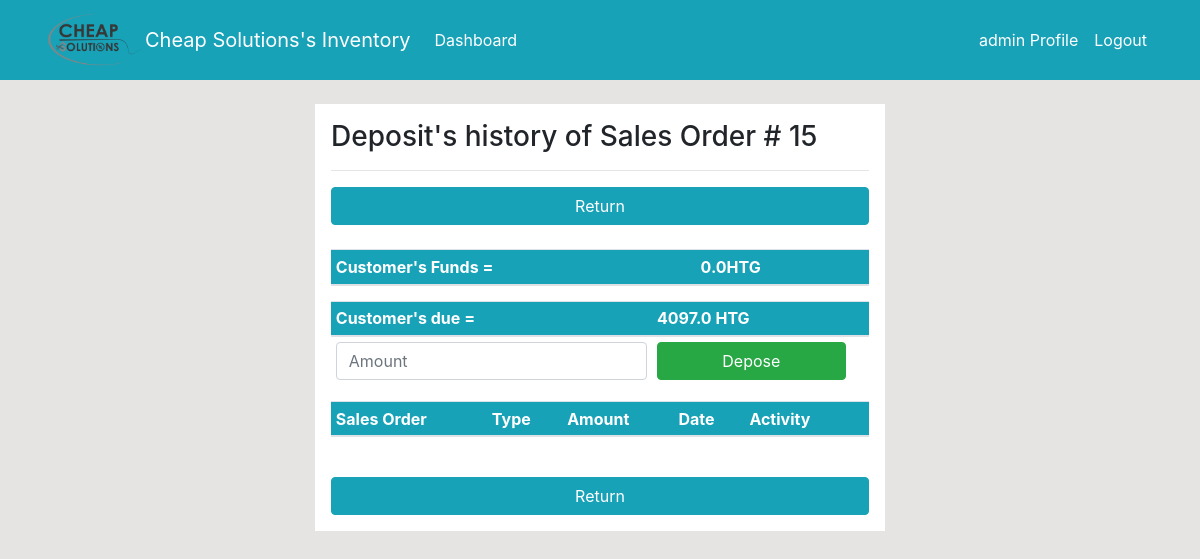
/invoices/deposit/show/15/ (signed in), run on the app's committed database.
### dashboard/models.py (models this page shows, shortened)
class Invoice(models.Model):
    Type   = models.CharField('Invoice Type',
                                   max_length = 50,
                                   choices = Invoice_Type,
                                   null = True)
    client = models.ForeignKey(Customer, on_delete=models.SET_NULL, null=True)
    name_backup = models.CharField(max_length=500, null = True)
    email_backup = models.EmailField(max_length=254, null=True)
    phone_backup = models.PositiveIntegerField(null=True)
    address_backup = models.CharField(max_length=500, null=True )
    PoNumber = models.IntegerField('P.O Number',null=True)
    PaymentType = models.CharField('Payment Type',
                                   max_length=50,
                                   choices=Payment_Type,
                                   null=True)
    Date   = models.DateTimeField('Date',
                              default=datetime.now, blank=True
                              )
    Total = models.FloatField(null=True, default = 0.0)
    discount = models.FloatField('Discount',null=True, default = 0.0)
    Balance = models.FloatField(null=True)
    currency = models.CharField(max_length=50, choices=Currency_Category,default='HTG',null=True)
    class Meta:
        ordering = ('Date',)

class Customer(models.Model):
    name = models.CharField(max_length=500, unique=True, null =True)
    email = models.EmailField(max_length=254, null=True, default = 'default@default.com')
    phone = models.PositiveIntegerField(null=True, default = 0)
    address = models.CharField(max_length=500, default ='--------', null =True)
    Funds = models.FloatField(null=True, default = 0.0)

### dashboard/decorators.py (the view)
        def wrapper(request, *args, **kwargs):
            group = None
            if request.user.groups.exists():
                group = request.user.groups.all()[0].name
            if group in allowed_roles:
                return view_func(request, *args, **kwargs)
            else:
                return HttpResponse('You are not authorized to view this page')

### templates/dashboard/invoice_deposit.html (shortened to what this page needs)
{% extends 'partials/base.html' %}
{% load crispy_forms_tags %}
{% block content %}
<div class="row my-4">
    <div class="col-md-6 offset-md-3 p-3 bg-white">
        <h3>Deposit's history of {{invoice.Type}} # {{invoice.id}}</h3>
        <hr>
        <a class="btn btn-info btn-block" href="{% url 'dashboard-invoices-edit-product' invoice.id %}">Return</a>
        <br>
        <table class="table table-hover table-sm bg-white search-table" >
            <thead class="bg-info text-white">
                <tr>
                    <th scope ="col">Customer's Funds = </th>
                    <th scope="col">{{invoice.client.Funds}}{{invoice.currency}}</th>
                    <th scope="col"></th>
                </tr>
            </thead>
        </table>
        <table class="table table-hover table-sm bg-white search-table" >
            <thead class="bg-info text-white">
                <tr>
                    <th scope ="col">Customer's due = </th>
                    <th scope="col">{{balance}} {{invoice.currency}}</th>
                    <th scope="col"></th>
                </tr>
            </thead>
            <tbody>
                    <form class="" action="{% url 'dashboard-invoices-deposit-add' invoice.id %}" method="POST">
                      <tr>
                        {% if balance > 0 %}
                           <td>
                             <input class="form-control " name="amount" type="number" step="0.01"  min="0" max="{{balance}}" id="input_value" placeholder="Amount">
                           </td>
                           <td><input class="btn btn-success btn-block" name="depose" type="submit" value="Depose"></td>
                           {% endif %}
                       </tr>
                    </form>
            </tbody>
        </table>
        <table class="table table-hover table-sm bg-white search-table" >
            <thead class="bg-info text-white">
                <tr>
                    <th scope="col" >{{invoice.Type}}</th>
                    <th scope="col" >Type</th>
                    <th scope="col">Amount</th>
                    <th scope ="col">Date</th>
                    <th scope="col">Activity</th>
                    <th scope="col"></th>
                </tr>
            </thead>
        </table>
        <br>
        <a class="btn btn-info btn-block" href="{% url 'dashboard-invoices-edit-product' invoice.id %}">Return</a>
    </div>
</div>
{% endblock %}

### templates/partials/nav.html (shortened to what this page needs)
{% load static %}
<nav class="navbar navbar-expand-lg navbar-info bg-info">
    <div class="container">
        <img class="img2" src="{% static '/img/Cheap solution logo.png' %}" alt="Cheap Solutions" style="width: 100%; max-width: 100px" />
        <a class="navbar-brand text-white" href="{% url 'dashboard-index' %}">Cheap Solutions's Inventory</a>
        {% if user.is_authenticated %}
        <div class="collapse navbar-collapse" id="navbarSupportedContent">
            <ul class="navbar-nav mr-auto">
                <li class="nav-item active">
                    <a class="nav-link text-white" href="{% url 'dashboard-index' %}">Dashboard </a>
                </li>
            </ul>
            <ul class="navbar-nav ml-auto">
                <li class="nav-item active">
                    <a class="nav-link text-white" href="{% url 'user-profile' %}">{{ user.username }} Profile
                        <span class="sr-only">(current)</span></a>
                </li>
                <li class="nav-item">
                    <a class="nav-link text-white" href="{% url 'user-logout' %}">Logout</a>
                </li>
            </ul>
            {% endif %}
        </div>
    </div>
</nav>

### static/style.css (style rules this page uses)
body { background: rgb(230, 227, 227); }

### templates/partials/nav.html (style rules this page uses)
.img2 { -webkit-filter: grayscale(100%); filter: grayscale(100%); }

### data on the page
Invoice: Type "Sales Order", id "15", client.Funds "0.0", currency "HTG"

### other printed values
{{ user.username }} "admin"
{{ balance }} "4097.0"
